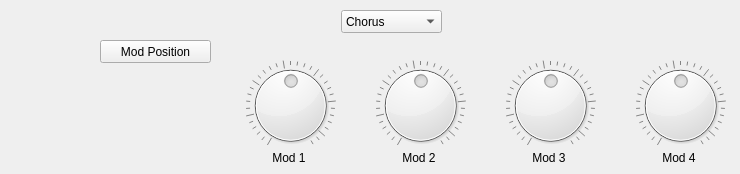
    <widget class="QWidget" name="Modulation">
     <attribute name="title">
      <string>Modulation</string>
     </attribute>
     <widget class="QPushButton" name="modPositionButton">
      <property name="geometry">
       <rect>
        <x>100</x>
        <y>40</y>
        <width>111</width>
        <height>23</height>
       </rect>
      </property>
      <property name="text">
       <string>Mod Position</string>
      </property>
     </widget>
     <widget class="QDial" name="modDial2">
      <property name="geometry">
       <rect>
        <x>370</x>
        <y>60</y>
        <width>101</width>
        <height>91</height>
       </rect>
      </property>
      <property name="whatsThis">
       <string>Gain</string>
      </property>
      <property name="maximum">
       <number>127</number>
      </property>
      <property name="value">
       <number>64</number>
      </property>
      <property name="notchesVisible">
       <bool>true</bool>
      </property>
     </widget>
     <widget class="QComboBox" name="modTypecomboBox">
      <property name="geometry">
       <rect>
        <x>341</x>
        <y>10</y>
        <width>101</width>
        <height>23</height>
       </rect>
      </property>
      <property name="currentText">
       <string>Chorus</string>
      </property>
      <property name="currentIndex">
       <number>0</number>
      </property>
      <property name="maxVisibleItems">
       <number>6</number>
      </property>
      <property name="minimumContentsLength">
       <number>1</number>
      </property>
      <item>
       <property name="text">
        <string>Chorus</string>
       </property>
      </item>
      <item>
       <property name="text">
        <string>Tremolo</string>
       </property>
      </item>
      <item>
       <property name="text">
        <string>Phaser</string>
       </property>
      </item>
      <item>
       <property name="text">
        <string>Flanger</string>
       </property>
      </item>
      <item>
       <property name="text">
        <string>Rotary</string>
       </property>
      </item>
     </widget>
     <widget class="QDial" name="modDial1">
      <property name="geometry">
       <rect>
        <x>240</x>
        <y>60</y>
        <width>101</width>
        <height>91</height>
       </rect>
      </property>
      <property name="whatsThis">
       <string>Gain</string>
      </property>
      <property name="maximum">
       <number>127</number>
      </property>
      <property name="value">
       <number>64</number>
      </property>
      <property name="notchesVisible">
       <bool>true</bool>
      </property>
     </widget>
     <widget class="QLabel" name="Modlabel3">
      <property name="geometry">
       <rect>
        <x>520</x>
        <y>150</y>
        <width>58</width>
        <height>15</height>
       </rect>
      </property>
      <property name="text">
       <string>Mod 3</string>
      </property>
      <property name="alignment">
       <set>Qt::AlignCenter</set>
      </property>
     </widget>
     <widget class="QLabel" name="Modlabel1">
      <property name="geometry">
       <rect>
        <x>260</x>
        <y>150</y>
        <width>58</width>
        <height>15</height>
       </rect>
      </property>
      <property name="text">
       <string>Mod 1</string>
      </property>
      <property name="alignment">
       <set>Qt::AlignCenter</set>
      </property>
     </widget>
     <widget class="QDial" name="modDial3">
      <property name="geometry">
       <rect>
        <x>500</x>
        <y>60</y>
        <width>101</width>
        <height>91</height>
       </rect>
      </property>
      <property name="whatsThis">
       <string>Gain</string>
      </property>
      <property name="maximum">
       <number>127</number>
      </property>
      <property name="value">
       <number>64</number>
      </property>
      <property name="notchesVisible">
       <bool>true</bool>
      </property>
     </widget>
     <widget class="QLabel" name="Modlabel2">
      <property name="geometry">
       <rect>
        <x>390</x>
        <y>150</y>
        <width>58</width>
        <height>15</height>
       </rect>
      </property>
      <property name="text">
       <string>Mod 2</string>
      </property>
      <property name="alignment">
       <set>Qt::AlignCenter</set>
      </property>
     </widget>
     <widget class="QDial" name="modDial4">
      <property name="geometry">
       <rect>
        <x>630</x>
        <y>60</y>
        <width>101</width>
        <height>91</height>
       </rect>
      </property>
      <property name="whatsThis">
       <string>Gain</string>
      </property>
      <property name="maximum">
       <number>127</number>
      </property>
      <property name="value">
       <number>64</number>
      </property>
      <property name="notchesVisible">
       <bool>true</bool>
      </property>
     </widget>
     <widget class="QLabel" name="Modlabel4">
      <property name="geometry">
       <rect>
        <x>650</x>
        <y>150</y>
        <width>58</width>
        <height>15</height>
       </rect>
      </property>
      <property name="text">
       <string>Mod 4</string>
      </property>
      <property name="alignment">
       <set>Qt::AlignCenter</set>
      </property>
     </widget>
    </widget>
